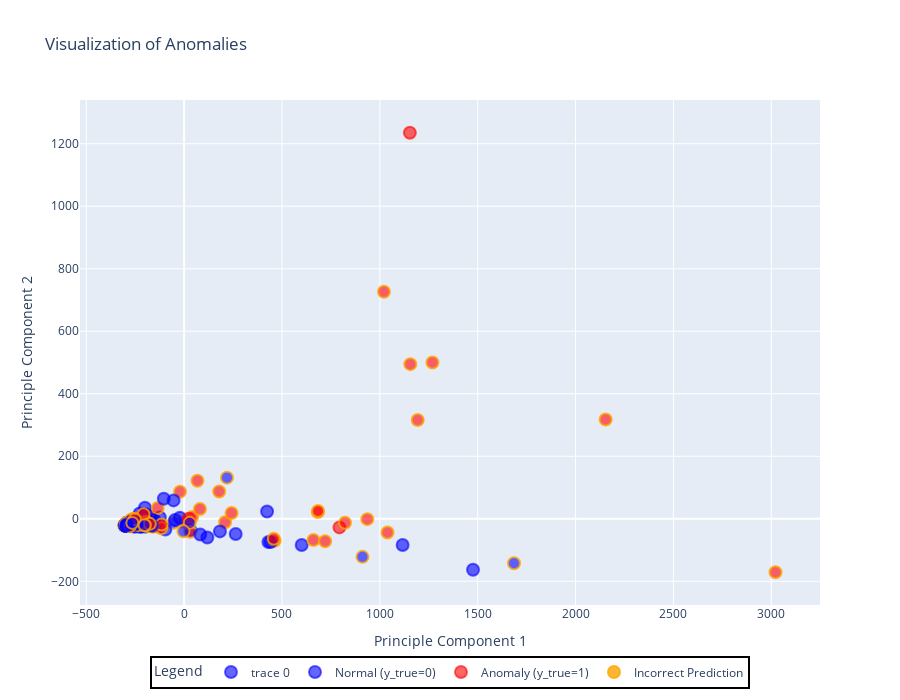

Here is the notebook cell this chart was saved with:
### Markdown cell above
##### Data Visualization

### Code cell
visualizer = DataVisualization(data=X_test, plot_technique='plot_anomaly', dim_reduction_technique='PCA', y_true=labels_true, y_pred=labels_pred,subset_size_percent=0.2)
visualizer.fit()
visualizer.show()

### Figure 1 — Plotly figure (JSON) as saved in the notebook; plotly's stock layout.template omitted (floating-point values rounded to 4 significant figures; data arrays with more than 128 entries replaced by an {"elided": "..."} marker saying what was removed)
{"data": [{"hoverinfo": "text", "marker": {"color": {"elided": "184 str values"}, "line": {"color": {"elided": "184 str values"}, "width": 2}, "size": 12}, "mode": "markers", "text": {"elided": "184 str values"}, "type": "scatter", "x": {"elided": "184 float values"}, "y": {"elided": "184 float values"}}, {"marker": {"color": "rgba(0, 0, 255, 0.6)", "line": {"color": "rgba(0, 0, 255, 0.6)", "width": 2}, "size": 12}, "mode": "markers", "name": "Normal (y_true=0)", "showlegend": true, "type": "scatter", "x": [null], "y": [null]}, {"marker": {"color": "rgba(255, 0, 0, 0.6)", "line": {"color": "rgba(255, 0, 0, 0.6)", "width": 2}, "size": 12}, "mode": "markers", "name": "Anomaly (y_true=1)", "showlegend": true, "type": "scatter", "x": [null], "y": [null]}, {"marker": {"color": "rgba(255, 165, 0, 0.8)", "line": {"color": "rgba(255, 165, 0, 0.8)", "width": 2}, "size": 12}, "mode": "markers", "name": "Incorrect Prediction", "showlegend": true, "type": "scatter", "x": [null], "y": [null]}], "layout": {"height": 700, "legend": {"bordercolor": "Black", "borderwidth": 2, "font": {"size": 12}, "itemsizing": "constant", "orientation": "h", "title": {"text": "Legend"}, "x": 0.5, "xanchor": "center"}, "showlegend": true, "title": {"text": "Visualization of Anomalies"}, "width": 900, "xaxis": {"title": {"text": "Principle Component 1"}}, "yaxis": {"title": {"text": "Principle Component 2"}}}}
